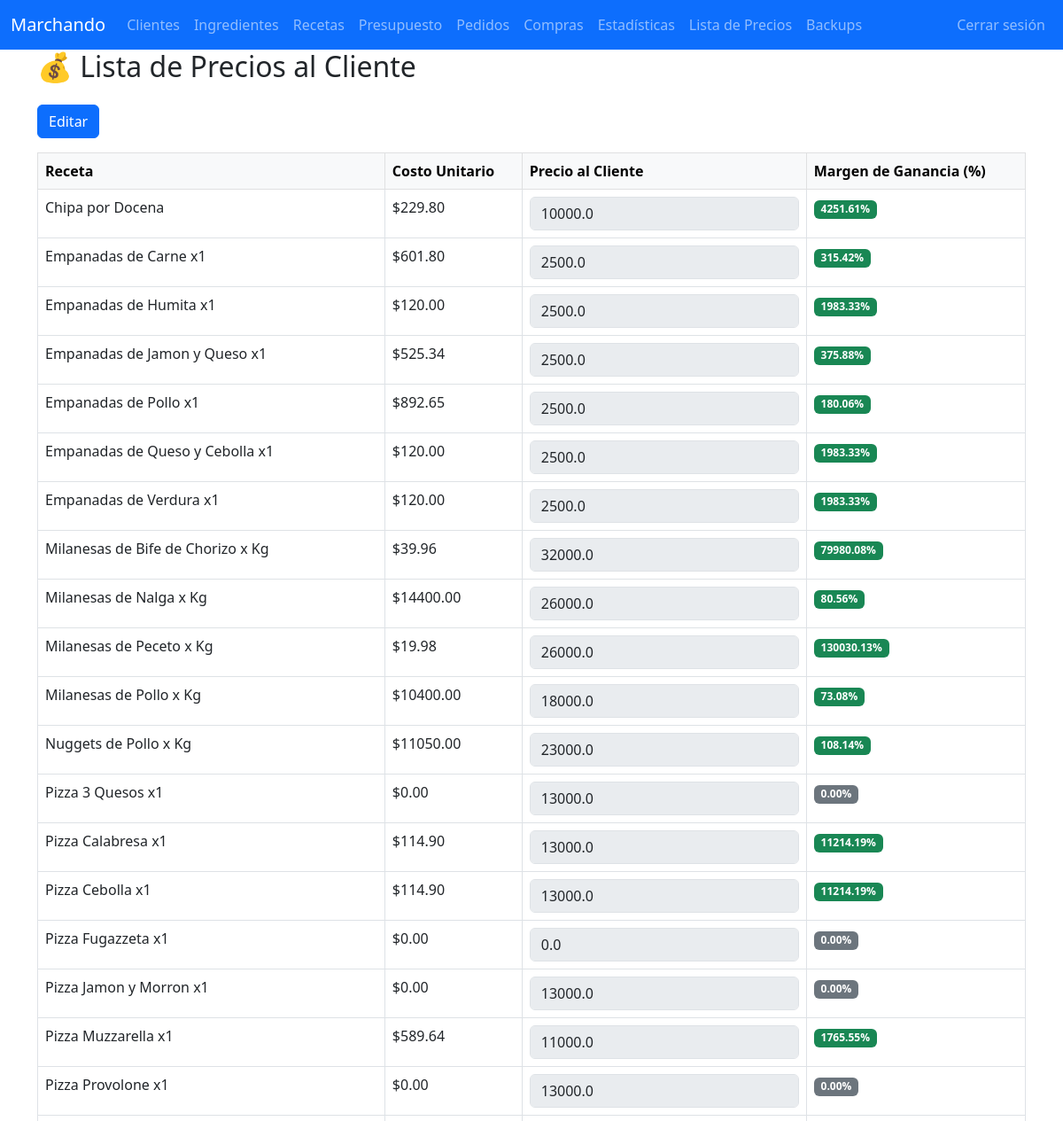
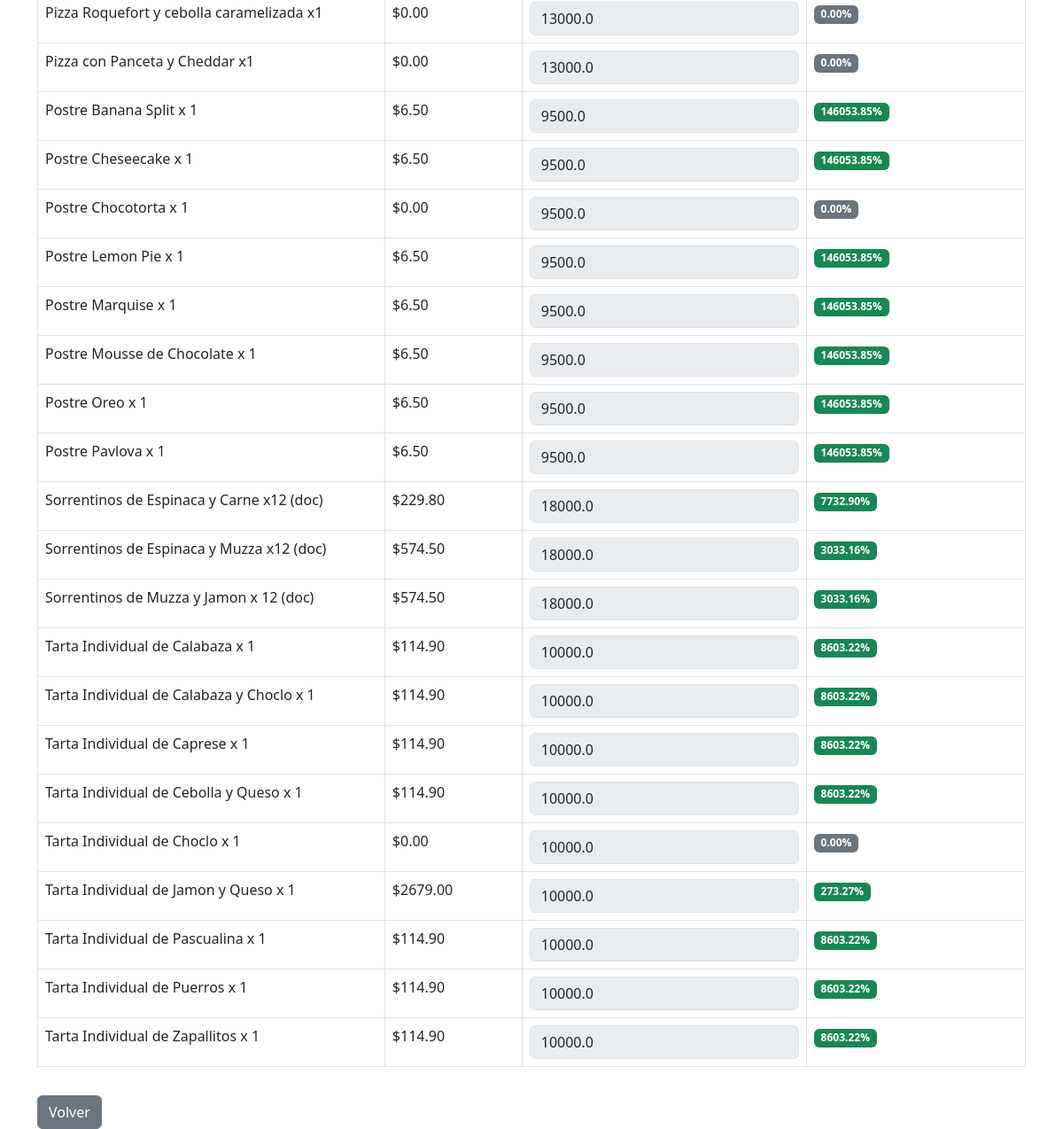
/lista_precios (signed in), run on the app's committed database (2 pictures, top to bottom).
### tables this page shows
CREATE TABLE recetas (
    id INTEGER PRIMARY KEY AUTOINCREMENT,
    nombre TEXT NOT NULL,
    referencia TEXT,
    UNIQUE(nombre)
);

### app.py (the view, shortened to what this page needs)
@app.route('/lista_precios', methods=['GET', 'POST'])
@login_required
def lista_precios():
    conn = get_conn()
    cur = conn.cursor()
    cur.execute('''
        SELECT
            r.id,
            r.nombre,
            IFNULL(lp.precio_cliente, 0.0) AS precio_cliente,
            IFNULL(SUM(ri.costo_total), 0.0) AS costo_unitario
        FROM recetas r
        LEFT JOIN lista_precios lp ON r.id = lp.receta_id
        LEFT JOIN receta_ingredientes ri ON r.id = ri.receta_id
        LEFT JOIN ingredientes i ON ri.ingrediente_id = i.id
        GROUP BY r.id
        ORDER BY r.nombre
    ''')
    lista = cur.fetchall()
    conn.close()
    lista_dict = []
    for item in lista:
        costo = item['costo_unitario']
        precio = item['precio_cliente']
        if costo > 0:
            margen = round(((precio - costo) / costo) * 100, 2)
        else:
            margen = 0.0
        item_dict = dict(item)
        item_dict['margen'] = margen
        lista_dict.append(item_dict)
    return render_template('lista_precios.html', lista=lista_dict)

### app.py (called while the page is built)
def login_required(f):
    @wraps(f)
    def decorated_function(*args, **kwargs):
        if not session.get('logged_in'): # PRUEBAS LOCALES
            return redirect(url_for('login', next=request.path))
        return f(*args, **kwargs)
    return decorated_function

def get_conn():
    conn = sqlite3.connect(DB_NAME)
    conn.row_factory = sqlite3.Row
    return conn

### templates/lista_precios.html (shortened to what this page needs)
{% extends 'base.html' %}
{% block content %}
<h2 class="mb-4">💰 Lista de Precios al Cliente</h2>
<form method="post">
  <div class="d-flex justify-content-between mb-3">
    <button id="btnEditar" type="button" class="btn btn-primary">Editar</button>
  </div>
  <table class="table table-bordered">
    <thead class="table-light">
      <tr>
        <th>Receta</th>
        <th>Costo Unitario</th>
        <th>Precio al Cliente</th>
        <th>Margen de Ganancia (%)</th>
      </tr>
    </thead>
    <tbody>
      {% for item in lista %}
      <tr>
        <td>{{ item['nombre'] }}</td>
        <td>${{ '%.2f'|format(item['costo_unitario']) }}</td>
        <td>
          <input type="number" step="0.01" min="0"
                 name="precio_{{ item['id'] }}"
                 class="form-control precio-input"
                 value="{{ item['precio_cliente'] }}"
                 disabled>
        </td>
        <td>
  {% set m = item['margen'] %}
  <span class="
    badge
    {% if m < 10 %} bg-secondary
    {% elif m < 30 %} bg-danger
    {% elif m < 61 %} bg-warning text-dark
    {% else %} bg-success
    {% endif %}
  ">
    {{ '%.2f'|format(m) }}%
  </span>
</td>
      </tr>
      {% endfor %}
    </tbody>
  </table>
</form>
<a href="{{ url_for('index') }}" class="btn btn-secondary mt-3">Volver</a>
{% endblock %}

### templates/base.html (style rules this page uses)
body { padding-top: 56px; }

### data on the page
recetas: nombre "Chipa por Docena", costo_unitario "229.80", precio_cliente "10000.0", m "4251.61"
recetas: nombre "Empanadas de Carne x1", costo_unitario "601.80", precio_cliente "2500.0", m "315.42"
recetas: nombre "Empanadas de Humita x1", costo_unitario "120.00", precio_cliente "2500.0", m "1983.33"
recetas: nombre "Empanadas de Jamon y Queso x1", costo_unitario "525.34", precio_cliente "2500.0", m "375.88"
recetas: nombre "Empanadas de Pollo x1", costo_unitario "892.65", precio_cliente "2500.0", m "180.06"
recetas: nombre "Empanadas de Queso y Cebolla x1", costo_unitario "120.00", precio_cliente "2500.0", m "1983.33"
recetas: nombre "Empanadas de Verdura x1", costo_unitario "120.00", precio_cliente "2500.0", m "1983.33"
recetas: nombre "Milanesas de Bife de Chorizo x Kg", costo_unitario "39.96", precio_cliente "32000.0", m "79980.08"
recetas: nombre "Milanesas de Nalga x Kg", costo_unitario "14400.00", precio_cliente "26000.0", m "80.56"
recetas: nombre "Milanesas de Peceto x Kg", costo_unitario "19.98", precio_cliente "26000.0", m "130030.13"
recetas: nombre "Milanesas de Pollo x Kg", costo_unitario "10400.00", precio_cliente "18000.0", m "73.08"
recetas: nombre "Nuggets de Pollo x Kg", costo_unitario "11050.00", precio_cliente "23000.0", m "108.14"
recetas: nombre "Pizza 3 Quesos x1", costo_unitario "0.00", precio_cliente "13000.0", m "0.00"
recetas: nombre "Pizza Calabresa x1", costo_unitario "114.90", precio_cliente "13000.0", m "11214.19"
recetas: nombre "Pizza Cebolla x1", costo_unitario "114.90", precio_cliente "13000.0", m "11214.19"
recetas: nombre "Pizza Fugazzeta x1", costo_unitario "0.00", precio_cliente "0.0", m "0.00"
recetas: nombre "Pizza Jamon y Morron x1", costo_unitario "0.00", precio_cliente "13000.0", m "0.00"
recetas: nombre "Pizza Muzzarella x1", costo_unitario "589.64", precio_cliente "11000.0", m "1765.55"
recetas: nombre "Pizza Provolone x1", costo_unitario "0.00", precio_cliente "13000.0", m "0.00"
recetas: nombre "Pizza Roquefort y cebolla caramelizada x1", costo_unitario "0.00", precio_cliente "13000.0", m "0.00"
recetas: nombre "Pizza con Panceta y Cheddar x1", costo_unitario "0.00", precio_cliente "13000.0", m "0.00"
recetas: nombre "Postre Banana Split x 1", costo_unitario "6.50", precio_cliente "9500.0", m "146053.85"
recetas: nombre "Postre Cheseecake x 1", costo_unitario "6.50", precio_cliente "9500.0", m "146053.85"
recetas: nombre "Postre Chocotorta x 1", costo_unitario "0.00", precio_cliente "9500.0", m "0.00"
recetas: nombre "Postre Lemon Pie x 1", costo_unitario "6.50", precio_cliente "9500.0", m "146053.85"
recetas: nombre "Postre Marquise x 1", costo_unitario "6.50", precio_cliente "9500.0", m "146053.85"
recetas: nombre "Postre Mousse de Chocolate x 1", costo_unitario "6.50", precio_cliente "9500.0", m "146053.85"
recetas: nombre "Postre Oreo x 1", costo_unitario "6.50", precio_cliente "9500.0", m "146053.85"
recetas: nombre "Postre Pavlova x 1", costo_unitario "6.50", precio_cliente "9500.0", m "146053.85"
recetas: nombre "Sorrentinos de Espinaca y Carne x12 (doc)", costo_unitario "229.80", precio_cliente "18000.0", m "7732.90"
recetas: nombre "Sorrentinos de Espinaca y Muzza x12 (doc)", costo_unitario "574.50", precio_cliente "18000.0", m "3033.16"
recetas: nombre "Sorrentinos de Muzza y Jamon x 12 (doc)", costo_unitario "574.50", precio_cliente "18000.0", m "3033.16"
recetas: nombre "Tarta Individual de Calabaza x 1", costo_unitario "114.90", precio_cliente "10000.0", m "8603.22"
recetas: nombre "Tarta Individual de Calabaza y Choclo x 1", costo_unitario "114.90", precio_cliente "10000.0", m "8603.22"
recetas: nombre "Tarta Individual de Caprese x 1", costo_unitario "114.90", precio_cliente "10000.0", m "8603.22"
recetas: nombre "Tarta Individual de Cebolla y Queso x 1", costo_unitario "114.90", precio_cliente "10000.0", m "8603.22"
recetas: nombre "Tarta Individual de Choclo x 1", costo_unitario "0.00", precio_cliente "10000.0", m "0.00"
recetas: nombre "Tarta Individual de Jamon y Queso x 1", costo_unitario "2679.00", precio_cliente "10000.0", m "273.27"
recetas: nombre "Tarta Individual de Pascualina x 1", costo_unitario "114.90", precio_cliente "10000.0", m "8603.22"
recetas: nombre "Tarta Individual de Puerros x 1", costo_unitario "114.90", precio_cliente "10000.0", m "8603.22"
recetas: nombre "Tarta Individual de Zapallitos x 1", costo_unitario "114.90", precio_cliente "10000.0", m "8603.22"
